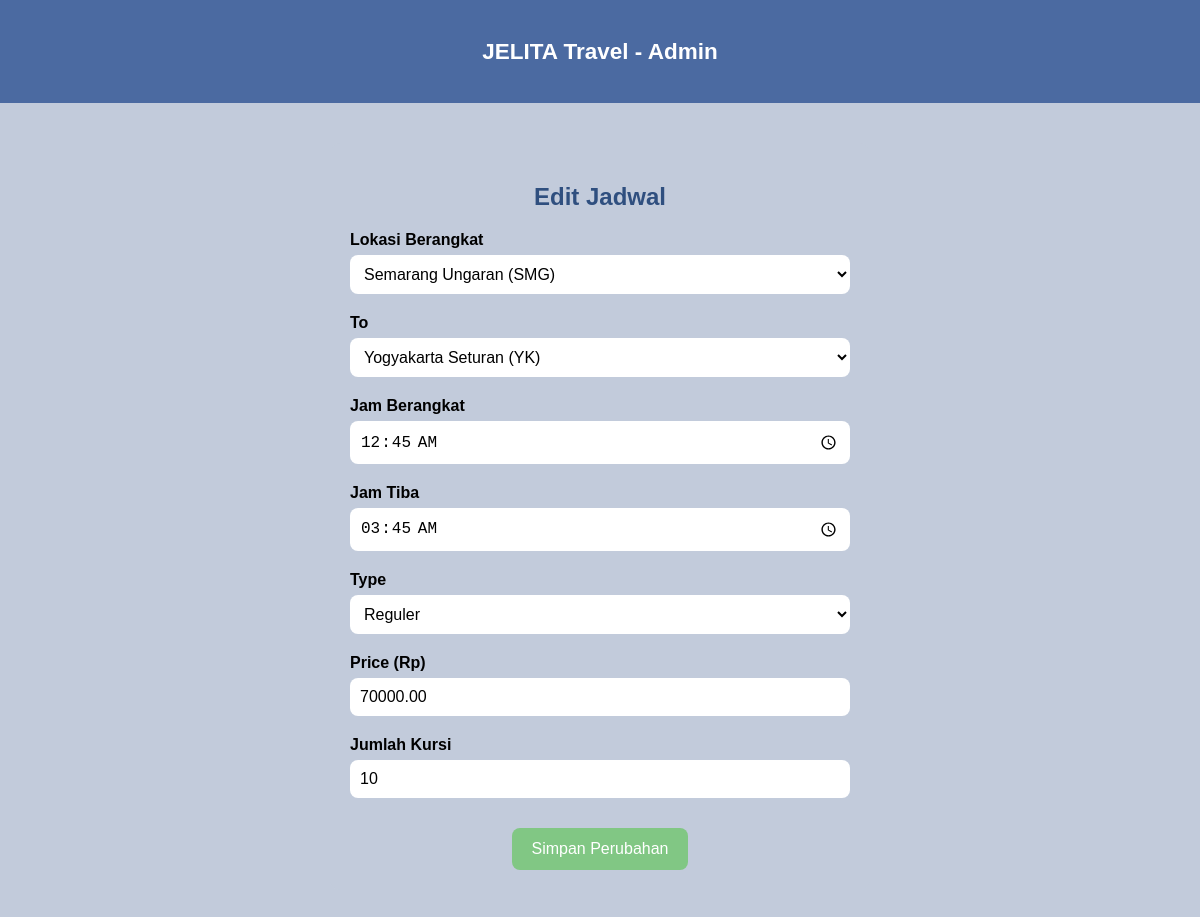
The app's page /form_edit_jadwal.php?id=17 with its own data.
### tables this page shows
CREATE TABLE `jadwal` (
  `id` int(11) NOT NULL,
  `jam_berangkat` time DEFAULT NULL,
  `jam_tiba` time DEFAULT NULL,
  `lokasi_berangkat` varchar(100) DEFAULT NULL,
  `tujuan` varchar(100) DEFAULT NULL,
  `tipe` varchar(50) DEFAULT NULL,
  `harga` decimal(10,2) DEFAULT NULL,
  `kursi` int(11) DEFAULT NULL
);

### form_edit_jadwal.php (the view, shortened to what this page needs)
<?php
include 'koneksi.php';
$id = $_GET['id'];
$data = mysqli_fetch_assoc(mysqli_query($connect, "SELECT * FROM jadwal WHERE id='$id'"));
?>
<!DOCTYPE html>
<html lang="en">
<head>
</head>
<body>
<div class="header">
    <h2>JELITA Travel - Admin</h2>
</div>
<div class="container">
    <h2 style="text-align:center; color:#2f4f7f;">Edit Jadwal</h2>
    <form action="proses_edit_jadwal.php" method="POST">
        <div class="form-group">
            <label for="lokasi_berangkat">Lokasi Berangkat</label>
            <select id="lokasi_berangkat" name="lokasi_berangkat" required>
                <?php
                $lokasi = [
                    "Semarang Ungaran (SMG)",
                    "Semarang Srondol (SMG)",
                    "Yogyakarta Seturan (YK)",
                    "Yogyakarta Jombor (YK)"
                ];
                foreach ($lokasi as $l) {
                    echo "<option value=\"$l\" " . ($data['lokasi_berangkat'] == $l ? "selected" : "") . ">$l</option>";
                }
                ?>
            </select>
        </div>
        <div class="form-group">
            <label for="tujuan">To</label>
            <select id="tujuan" name="tujuan" required>
                <?php
                foreach ($lokasi as $l) {
                    echo "<option value=\"$l\" " . ($data['tujuan'] == $l ? "selected" : "") . ">$l</option>";
                }
                ?>
            </select>
        </div>
        <div class="form-group">
            <label for="jam_berangkat">Jam Berangkat</label>
            <input type="time" id="jam_berangkat" name="jam_berangkat" value="<?= $data['jam_berangkat'] ?>" required>
        </div>
        <div class="form-group">
            <label for="jam_tiba">Jam Tiba</label>
            <input type="time" id="jam_tiba" name="jam_tiba" value="<?= $data['jam_tiba'] ?>" required>
        </div>
        <div class="form-group">
            <label for="tipe">Type</label>
            <select id="tipe" name="tipe" required>
                <option value="Reguler" <?= $data['tipe'] == 'Reguler' ? 'selected' : '' ?>>Reguler</option>
            </select>
        </div>
        <div class="form-group">
            <label for="harga">Price (Rp)</label>
            <input type="number" id="harga" name="harga" value="<?= $data['harga'] ?>" required>
        </div>
        <div class="form-group">
            <label for="kursi">Jumlah Kursi</label>
            <input type="number" id="kursi" name="kursi" min="1" value="<?= $data['kursi'] ?>" required>
        </div>
        <div class="button-group">
            <button type="submit" class="btn btn-update">Simpan Perubahan</button>
        </div>
    </form>
</div>
</body>
</html>

### form_edit_jadwal.php (style rules this page uses)
body { margin: 0; font-family: Arial, sans-serif; background-color: #c2cbdb; }
.header { background-color: #4b6aa1; color: white; text-align: center; padding: 20px; font-size: 15px; }
.container { max-width: 500px; background-color: #c2cbdb; margin: 40px auto; padding: 20px; border-radius: 10px; }
.form-group { margin-bottom: 20px; width: 100%; }
label { display: block; font-weight: bold; margin-bottom: 6px; }
select, input[type="text"], input[type="time"], input[type="number"] { width: 100%; box-sizing: border-box; padding: 10px; border-radius: 8px; border: none; font-size: 16px; background: #fff; }
.button-group { display: flex; justify-content: center; margin-top: 30px; }
.btn { padding: 12px 20px; border: none; font-size: 16px; border-radius: 8px; cursor: pointer; color: white; }
.btn-update { background-color: #81c784; }

### records on screen
jadwal: lokasi_berangkat "Semarang Ungaran (SMG)", tujuan "Yogyakarta Seturan (YK)", jam_berangkat "00:45:00", jam_tiba "03:45:00", tipe "Reguler", harga "70000.00", kursi "10"
